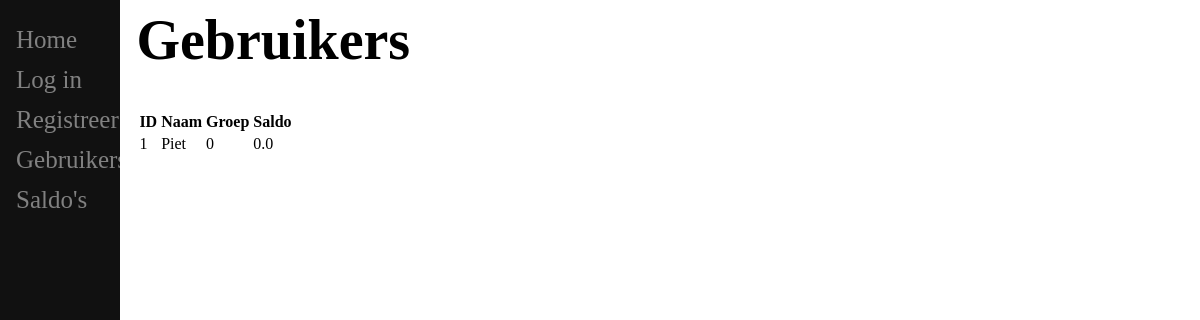
/users, run on an earlier commit of the app's database.
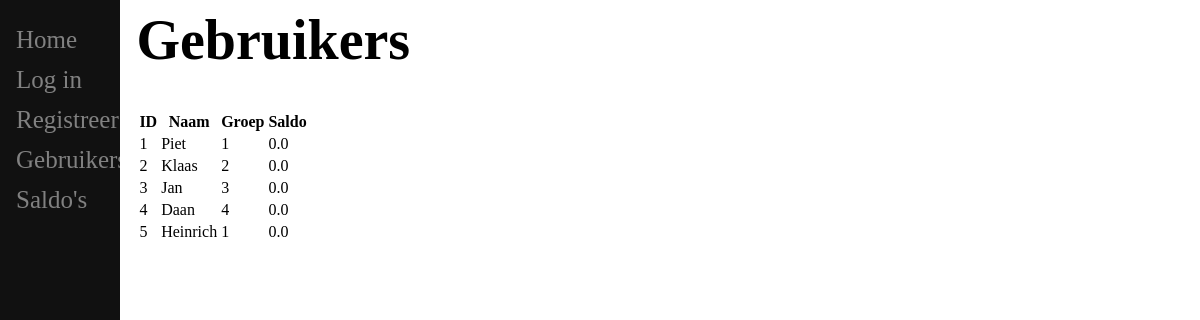
And on a later commit of the database.
### app/models.py (models this page shows, shortened)
class User(db.Model):
    id = db.Column(db.Integer, primary_key=True)
    name = db.Column(db.String(64), index=True)
    usergroup_id = db.Column(db.Integer, db.ForeignKey('usergroup.id'))
    balance = db.Column(db.Float, default=0)
    upgrades = db.relationship('Upgrade', backref='author', lazy='dynamic')
    purchases = db.relationship('Purchase', backref='author', lazy='dynamic')

### app/routes.py (the view)
@app.route('/users')
def users():
    return render_template('users.html', title='Gebruikers', User=User)

### app/templates/users.html
{% extends "base.html" %}
{% block content %}
    <h1>Gebruikers</h1>
    <table>
        <tr>
            <th>ID</th>
            <th>Naam</th>
            <th>Groep</th>
            <th>Saldo</th>
        </tr>
        {% for u in User.query.all() %}
        <tr>
            <td>{{ u.id }}</td>
            <td>{{ u.name }}</td>
            <td>{{ u.usergroup_id }}</td>
            <td>{{ u.balance }}</td>
        </tr>
        {% endfor %}
    </table>
{% endblock %}

What changed in the data, as far as the page shows it:
changed User "Piet": usergroup_id "0" → "1"
added User: id "2", name "Klaas", usergroup_id "2", balance "0.0"
added User: id "3", name "Jan", usergroup_id "3", balance "0.0"
added User: id "4", name "Daan", usergroup_id "4", balance "0.0"
added User: id "5", name "Heinrich", usergroup_id "1", balance "0.0"
